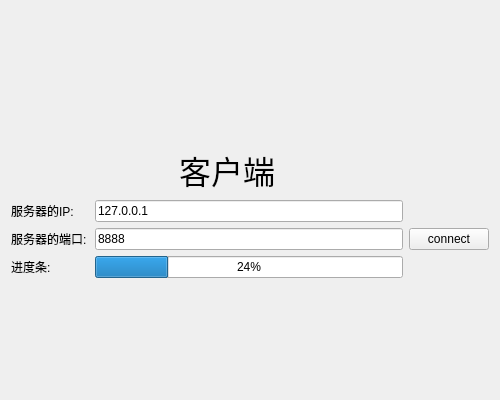
<?xml version="1.0" encoding="UTF-8"?>
<ui version="4.0">
 <class>Widget</class>
 <widget class="QWidget" name="Widget">
  <property name="geometry">
   <rect>
    <x>0</x>
    <y>0</y>
    <width>500</width>
    <height>400</height>
   </rect>
  </property>
  <property name="windowTitle">
   <string>客户端</string>
  </property>
  <layout class="QGridLayout" name="gridLayout">
   <item row="0" column="2">
    <spacer name="verticalSpacer">
     <property name="orientation">
      <enum>Qt::Vertical</enum>
     </property>
     <property name="sizeHint" stdset="0">
      <size>
       <width>20</width>
       <height>137</height>
      </size>
     </property>
    </spacer>
   </item>
   <item row="1" column="0" colspan="2">
    <spacer name="horizontalSpacer">
     <property name="orientation">
      <enum>Qt::Horizontal</enum>
     </property>
     <property name="sizeHint" stdset="0">
      <size>
       <width>164</width>
       <height>20</height>
      </size>
     </property>
    </spacer>
   </item>
   <item row="1" column="2" colspan="2">
    <widget class="QLabel" name="label_3">
     <property name="font">
      <font>
       <family>华文楷体</family>
       <pointsize>24</pointsize>
      </font>
     </property>
     <property name="text">
      <string>客户端</string>
     </property>
     <property name="alignment">
      <set>Qt::AlignCenter</set>
     </property>
    </widget>
   </item>
   <item row="1" column="4">
    <spacer name="horizontalSpacer_2">
     <property name="orientation">
      <enum>Qt::Horizontal</enum>
     </property>
     <property name="sizeHint" stdset="0">
      <size>
       <width>123</width>
       <height>20</height>
      </size>
     </property>
    </spacer>
   </item>
   <item row="2" column="0">
    <widget class="QLabel" name="label">
     <property name="text">
      <string>服务器的IP:</string>
     </property>
    </widget>
   </item>
   <item row="2" column="1" colspan="4">
    <widget class="QLineEdit" name="lineEditIP">
     <property name="text">
      <string>127.0.0.1</string>
     </property>
    </widget>
   </item>
   <item row="3" column="0">
    <widget class="QLabel" name="label_2">
     <property name="text">
      <string>服务器的端口:</string>
     </property>
    </widget>
   </item>
   <item row="3" column="1" colspan="4">
    <widget class="QLineEdit" name="lineEditPort">
     <property name="text">
      <string>8888</string>
     </property>
    </widget>
   </item>
   <item row="3" column="5">
    <widget class="QPushButton" name="btnConnect">
     <property name="text">
      <string>connect</string>
     </property>
    </widget>
   </item>
   <item row="5" column="3">
    <spacer name="verticalSpacer_2">
     <property name="orientation">
      <enum>Qt::Vertical</enum>
     </property>
     <property name="sizeHint" stdset="0">
      <size>
       <width>20</width>
       <height>113</height>
      </size>
     </property>
    </spacer>
   </item>
   <item row="4" column="1" colspan="4">
    <widget class="QProgressBar" name="progressBar">
     <property name="value">
      <number>24</number>
     </property>
    </widget>
   </item>
   <item row="4" column="0">
    <widget class="QLabel" name="label_4">
     <property name="text">
      <string>进度条:</string>
     </property>
    </widget>
   </item>
  </layout>
 </widget>
 <resources/>
 <connections/>
</ui>
